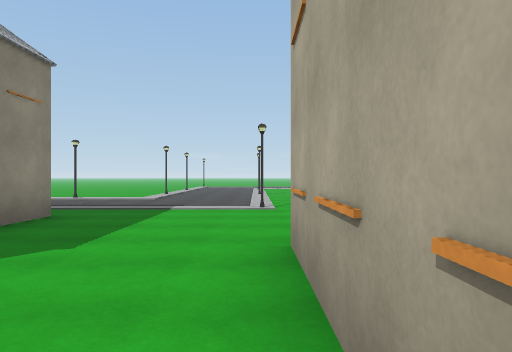
View 1 (above)

24 first-person views from a walk through a 3-D level made in the Unity game engine. The camera is 1.3 m above the floor, looks level and sees 70° across. The floor is counted in squares, 2 m on a side. Each view is taken from the middle of a square. On the plan, view 1 faces up. The plan holds only what a view shows up to about 11 squares ahead; the rest is blank. The place goes on beyond the plan. The player character is not drawn. Some animated figures are left out. Some surface patterns are stand-ins.

View 2
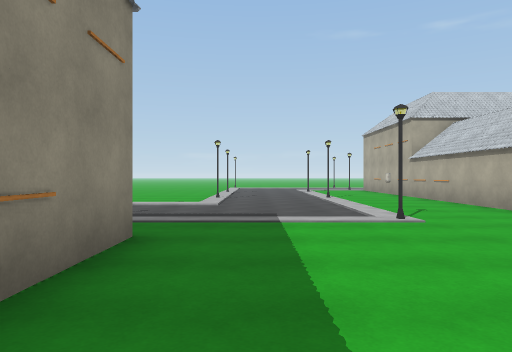

View 3
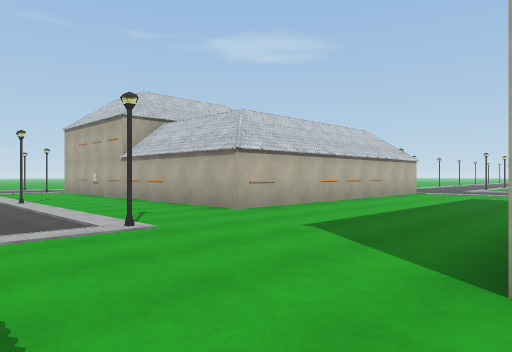

View 4
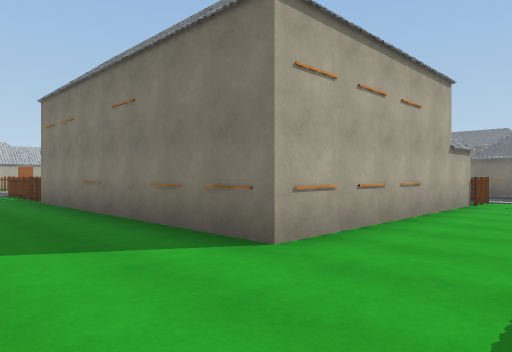

View 5
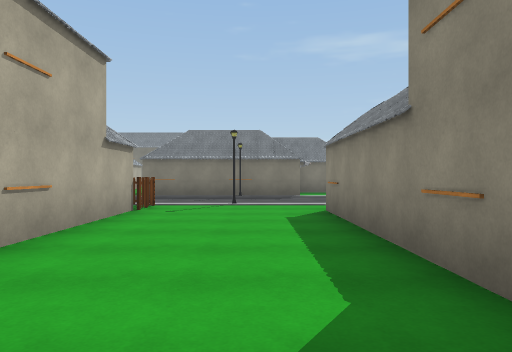

View 6
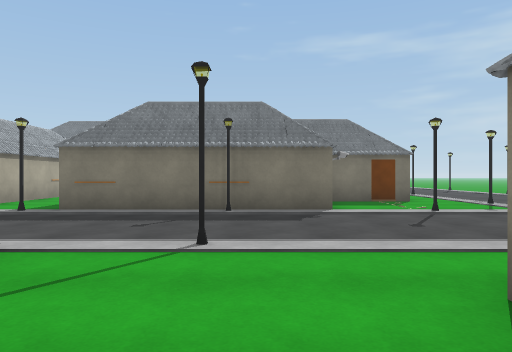

View 7
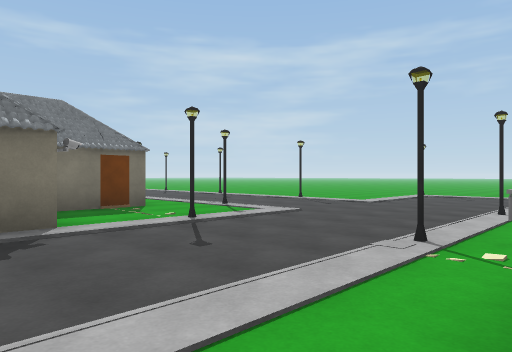

View 8
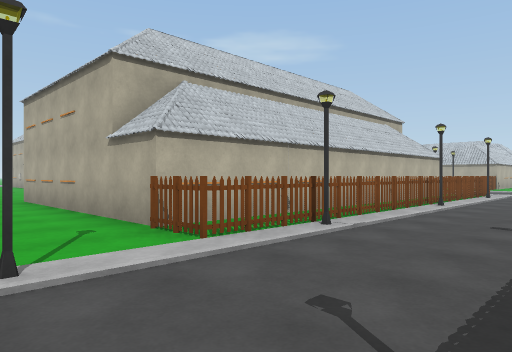

View 9
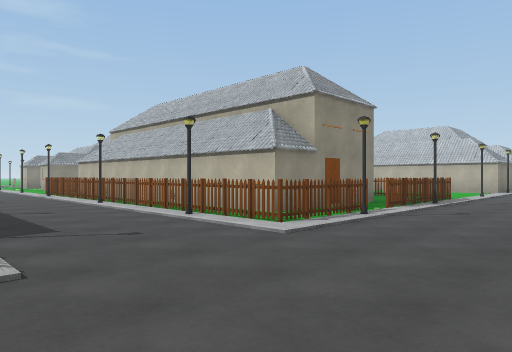

View 10
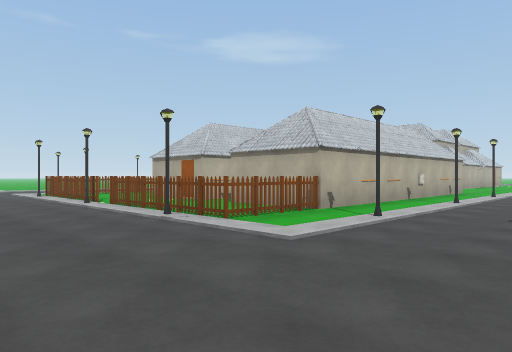

View 11
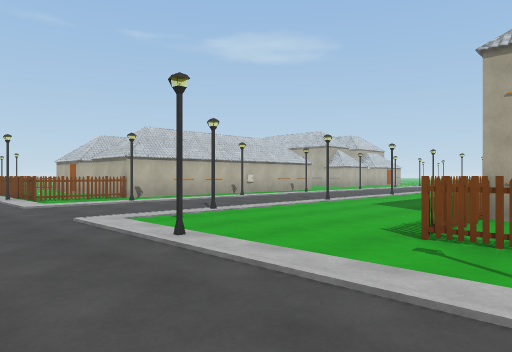

View 12
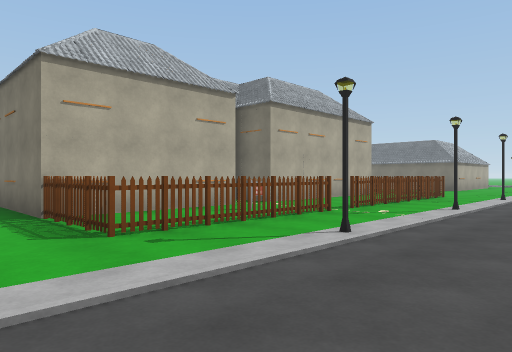

View 13
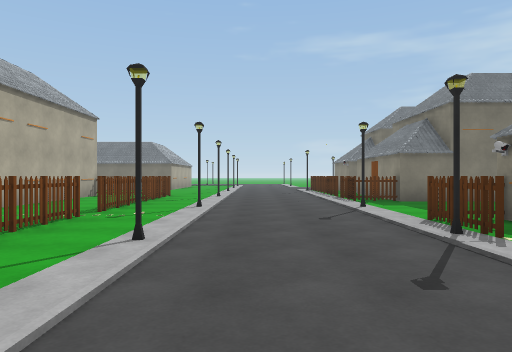

View 14
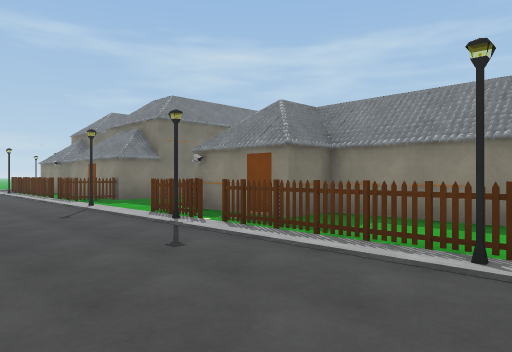

View 15
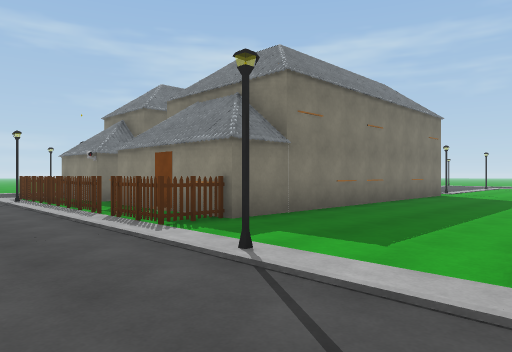

View 16
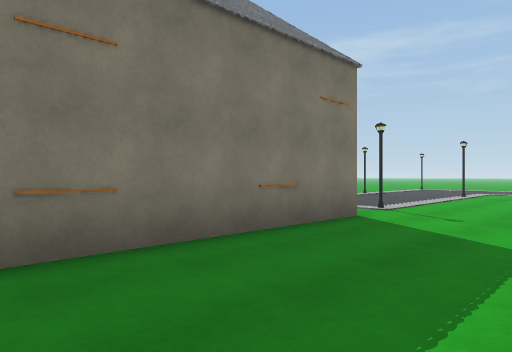

View 17
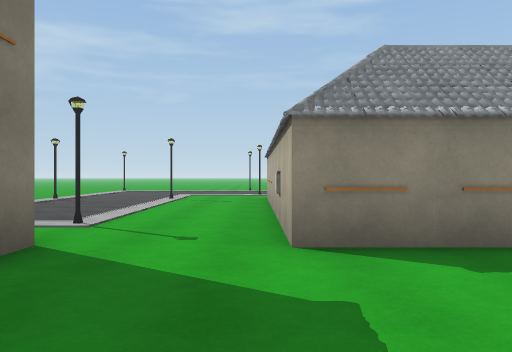

View 18
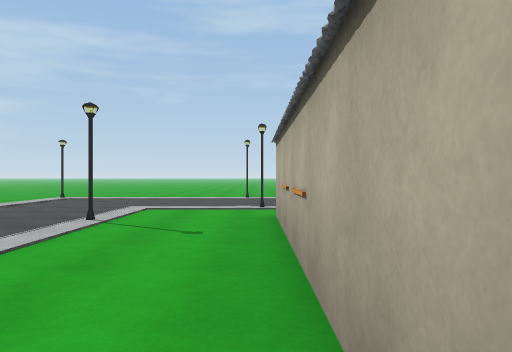

View 19
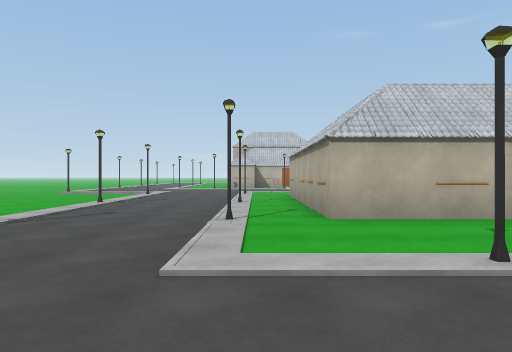

View 20
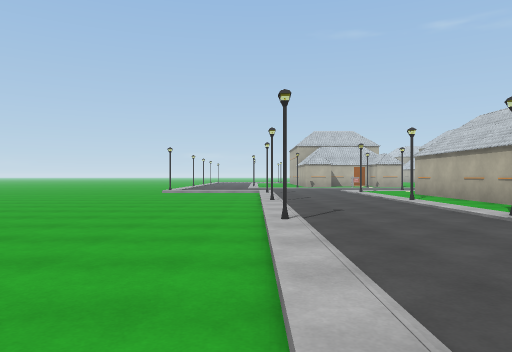

View 21
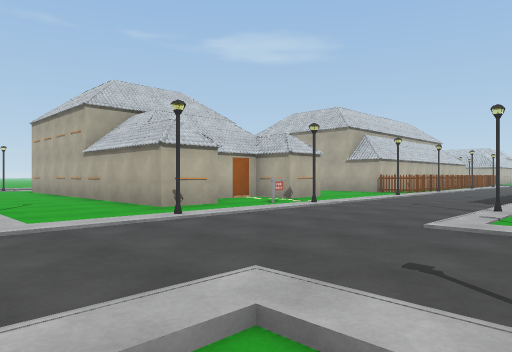

View 22
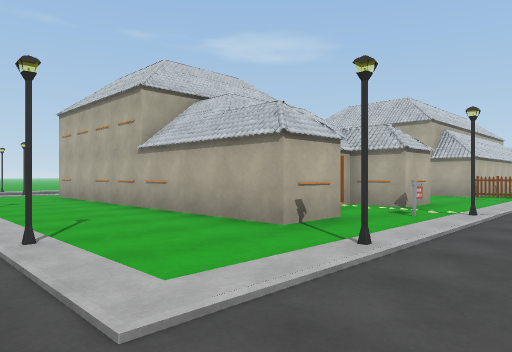

View 23
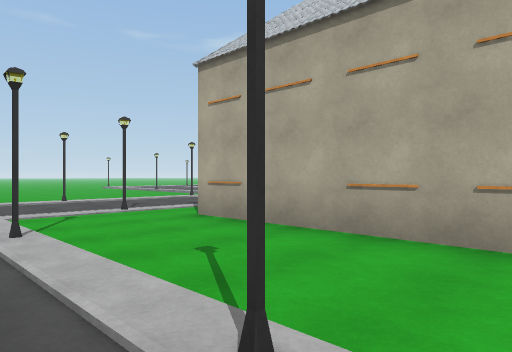

View 24
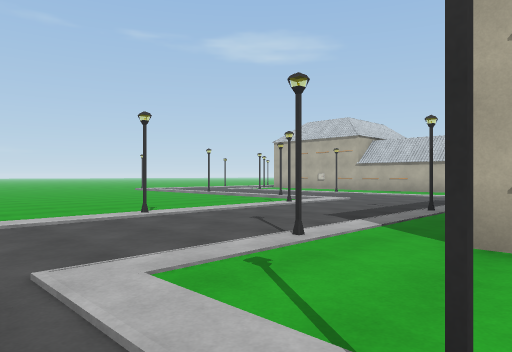

### Floor plan
Points are (right, up) in squares from view 1. A wall is a line through its corners. A room is listed if a view was taken in it or the views show most of it. See-through windows are left out.
Room 1 (views 1, 2, 3, 4, 5, 6, 7, 8, 9, 10, 11, 12, 13, 14, 15, 16, 17, 18, 19, 20, 21, 22, 23, 24)
walls: (10.4, 1) (10.4, -2.9) (0.3, -2.9) (0.3, 3.4) (7.4, 3.4); (-3.5, -7.8) (-2.4, -7.8); (-3.3, 2.1) (-3.3, -2.9) (-4.7, -2.9) (-4.7, -1.7) (-6.1, -1.7); (10.4, -12.8) (10.4, -14.5); (-7, -2.9) (-8.4, -2.9) (-8.4, 6); (-6, -10.3) (-3.9, -10.3); (-3.3, 6) (-3.3, 3.8); (7.4, 8.3) (3.4, 8.3); (2.8, 10.4) (2.8, 13.5); (17.8, 0.8) (17.8, 2.8); (-5.9, -15.6) (-5.9, -11); (1.5, -19.1) (8.4, -19.1); (9.4, -19.1) (10.4, -19.1) (10.4, -21.4); (19.4, -11.6) (21.5, -11.6); (21.5, -2.9) (17.8, -2.9) (17.8, -2.5); (19.1, -15.5) (19.1, -12.4); (19.1, -21) (19.1, -16.6) (20.4, -16.6)
objects: other object (-11, -17); other object (-11, -14) to (-11, -13); other object (-11, -10); other object (-11, -3); other object (-11, -2); other object (-11, 1); other object (-11, 2); other object (-11, 4); other object (-11, 5); other object (-9, -4); other object (-9, 7); other object (-9, 11); other object (-7, -17); other object (-7, -14) to (-7, -13); other object (-7, -9); other object (-6, -5); other object (-6, -4); other object (-5, -19); other object (-5, -8); other object (-5, 7); other object (-5, 11); other object (-3, 13); other object (-2, -8) to (-1, -8); other object (-2, -4) to (-1, -4); other object (0, -20); other object (0, -19); other object (0, -3); other object (0, 7); other object (0, 13); other object (1, -4); other object (2, -8); other object (2, -5); other object (2, -4); other object (3, -4) to (4, -4); other object (5, -4); other object (6, -5); other object (6, -4); other object (7, -4); other object (8, -4) to (9, -4); other object (8, 3); other object (9, 3) to (10, 3); other object (10, -5); other object (10, -4); other object (11, -19); other object (11, -15); other object (11, -4); other object (11, -1); other object (11, 3); other object (12, -22); other object (12, -21); other object (12, -20); other object (12, -17); other object (12, -15); other object (12, -14); other object (12, -13); other object (12, -12); other object (12, -11); other object (12, -10); other object (12, -9); other object (12, -3); other object (12, -2); other object (12, -1); other object (12, 0); other object (12, 1); other object (12, 2); other object (12, 3); other object (13, -14); other object (13, -2); other object (13, 1); other object (15, -22); other object (15, -21); other object (15, -17); other object (15, -14); other object (15, -10); other object (15, -3); other object (15, -2); other object (15, -1); other object (15, 0); other object (15, 1); other object (15, 2) to (16, 2); other object (15, 3); other object (15, 4); other object (15, 5); other object (15, 6); other object (16, -3); other object (16, 1); other object (17, -22); other object (17, -21); other object (17, -20); other object (17, -19); other object (17, -18); other object (17, -17); other object (17, -16); other object (17, -15); other object (17, -14); other object (17, -13); other object (17, -12); other object (17, -8); other object (17, -4); other object (17, -3); other object (18, -15); other object (18, -12) to (19, -12); other object (21, -8); other object (21, -4)

Positions as (right, up) in squares from view 1, and headings:
1: (0, 0), facing up
2: (-2, 2), facing up
3: (-2, 3), facing up-right
4: (-2, 6), facing down-right
5: (-2, 4), facing down
6: (-2, -1), facing down
7: (-2, -3), facing down-left
8: (-2, -7), facing up-right
9: (15, -8), facing up-left
10: (12, -7), facing up-right
11: (13, -13), facing up-right
12: (13, -10), facing down-right
13: (14, -10), facing down
14: (15, -9), facing down-left
15: (14, -15), facing down-left
16: (7, -16), facing down-left
17: (5, -17), facing left
18: (0, -17), facing left
19: (-7, -22), facing up
20: (-11, -22), facing up
21: (-12, -9), facing up-right
22: (-12, -6), facing up-right
23: (-12, 1), facing up-right
24: (-12, 5), facing up-right
